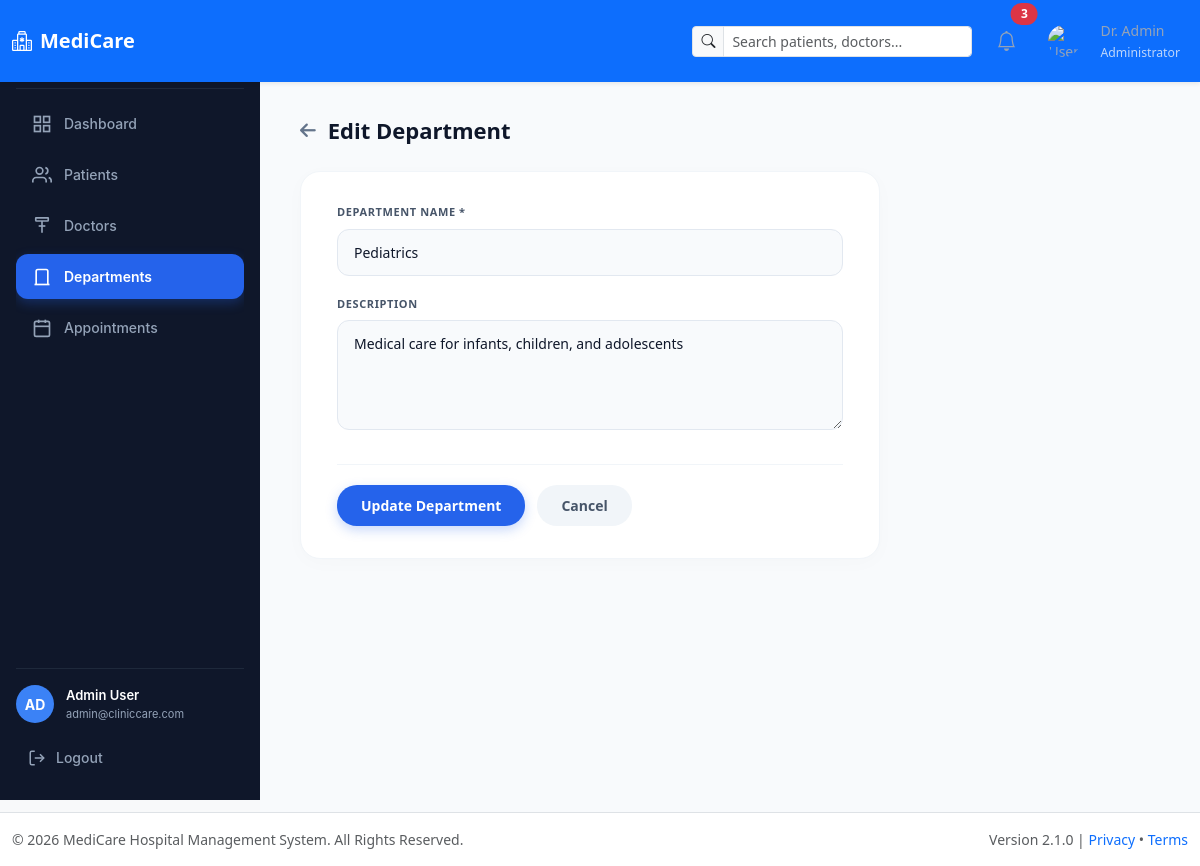
Screenshot of /modules/departments/edit.php?id=2 with the database file from the repository.
### tables this page shows
CREATE TABLE departments (
    id INT AUTO_INCREMENT PRIMARY KEY,
    name VARCHAR(100) NOT NULL,
    description TEXT,
    created_at TIMESTAMP DEFAULT CURRENT_TIMESTAMP
);

### modules/departments/edit.php (the view, shortened to what this page needs)
<?php
require_once '../../config/db.php';
$id = $_GET['id'] ?? null;
try {
    $stmt = $pdo->prepare("SELECT * FROM departments WHERE id = :id");
    $stmt->execute([':id' => $id]);
    $department = $stmt->fetch(PDO::FETCH_ASSOC);
} catch (PDOException $e) {
    die("<h2 style='color:red;'>Database Error: " . $e->getMessage() . "</h2>");
}
if (file_exists('../../includes/header.php')) {
    include '../../includes/header.php';
}
include '../../includes/sidebar.php';
?>
<link rel="stylesheet" href="https://cdnjs.cloudflare.com/ajax/libs/font-awesome/6.4.0/css/all.min.css">
<div class="edit-page-container">
  <div class="page-header-title">
    <a href="index.php" class="back-link" title="Back to Departments">
      <i class="fa-solid fa-arrow-left"></i>
    </a>
    <span>Edit Department</span>
  </div>
  <div class="edit-card">
    <form action="" method="POST">
      <div style="margin-bottom: 20px;">
        <label class="form-label-custom">DEPARTMENT NAME *</label>
        <input
          type="text"
          name="name"
          class="form-control-custom"
          value="<?= htmlspecialchars($department['name']) ?>"
          placeholder="e.g. Cardiology"
          required
        >
      </div>
      <div style="margin-bottom: 10px;">
        <label class="form-label-custom">DESCRIPTION</label>
        <textarea
          name="description"
          rows="4"
          class="form-control-custom"
          placeholder="Brief description of this department and its services..."
        ><?= htmlspecialchars($department['description'] ?? '') ?></textarea>
      </div>
      <div class="form-footer">
        <button type="submit" class="btn-update">Update Department</button>
        <a href="index.php" class="btn-cancel">Cancel</a>
      </div>
    </form>
  </div>
</div>
<?php
if (file_exists('../../includes/footer.php')) {
    include '../../includes/footer.php';
}
?>

### assets/css/style.css (style rules this page uses)
:root { --primary: #1c6ea4; --primary-dark: #14507a; --primary-light: #eaf3fa; --text-dark: #1f2937; --text-muted: #6b7280; --border: #dbe3ea; --error-bg: #fdecea; --error-text: #b3261e; --error-border: #f5c6c3; --success-bg: #e6f4ea; --success-text: #1e7e34; --success-border: #b7dfc0; }
* { margin: 0; padding: 0; box-sizing: border-box; }
body { font-family: 'Segoe UI', Arial, sans-serif; min-height: 100vh; color: var(--text-dark); }

### includes/sidebar.php (style rules this page uses)
:root { --sidebar-bg: #0f172a; --sidebar-text: #94a3b8; --sidebar-active-bg: #2563eb; --sidebar-active-text: #ffffff; --sidebar-hover-bg: #1e293b; }

### modules/departments/edit.php (style rules this page uses)
.edit-page-container { margin-left: 260px; padding: 32px 40px; background-color: #f8fafc; min-height: calc(100vh - 70px); box-sizing: border-box; }
.page-header-title { font-size: 22px; font-weight: 700; color: #0f172a; margin-bottom: 24px; display: flex; align-items: center; gap: 12px; }
.back-link { color: #64748b; font-size: 18px; text-decoration: none; transition: color 0.2s; }
.edit-card { background: #ffffff; border-radius: 20px; padding: 32px 36px; width: 100%; max-width: 580px; box-shadow: 0 4px 20px rgba(0, 0, 0, 0.02); border: 1px solid #f1f5f9; }
.form-label-custom { font-size: 11px; font-weight: 700; color: #475569; text-transform: uppercase; letter-spacing: 0.6px; margin-bottom: 8px; display: block; }
.form-control-custom { width: 100%; background-color: #f8fafc; border: 1px solid #e2e8f0; border-radius: 12px; padding: 12px 16px; font-size: 14px; color: #0f172a; box-sizing: border-box; transition: all 0.2s ease; }
.form-control-custom::placeholder { color: #94a3b8; }
.form-footer { display: flex; align-items: center; gap: 12px; margin-top: 28px; padding-top: 20px; border-top: 1px solid #f1f5f9; }
.btn-update { background-color: #2563eb !important; color: #ffffff !important; padding: 10px 24px !important; border-radius: 20px !important; font-weight: 600 !important; font-size: 14px !important; border: none !important; cursor: pointer; box-shadow: 0 4px 12px rgba(37, 99, 235, 0.25); transition: all 0.2s ease; }
.btn-cancel { background-color: #f1f5f9 !important; color: #475569 !important; padding: 10px 24px !important; border-radius: 20px !important; font-weight: 600 !important; font-size: 14px !important; text-decoration: none !important; display: inline-block; transition: all 0.2s ease; }

### rows the page displays
departments: name "Pediatrics", description "Medical care for infants, children, and adolescents"

### other values shown
$avatar_initials "AD"
$user_name "Admin User"
$user_email "admin@cliniccare.com"
